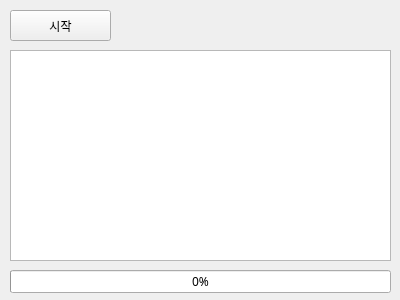
<?xml version="1.0" encoding="UTF-8"?>
<ui version="4.0">
 <class>Form</class>
 <widget class="QWidget" name="Form">
  <property name="geometry">
   <rect>
    <x>0</x>
    <y>0</y>
    <width>400</width>
    <height>300</height>
   </rect>
  </property>
  <property name="font">
   <font>
    <family>맑은 고딕</family>
   </font>
  </property>
  <property name="windowTitle">
   <string>Form</string>
  </property>
  <widget class="QPushButton" name="btnStart">
   <property name="geometry">
    <rect>
     <x>10</x>
     <y>10</y>
     <width>101</width>
     <height>31</height>
    </rect>
   </property>
   <property name="text">
    <string>시작</string>
   </property>
  </widget>
  <widget class="QProgressBar" name="pgbTask">
   <property name="geometry">
    <rect>
     <x>10</x>
     <y>270</y>
     <width>381</width>
     <height>23</height>
    </rect>
   </property>
   <property name="value">
    <number>0</number>
   </property>
  </widget>
  <widget class="QTextBrowser" name="txbLog">
   <property name="geometry">
    <rect>
     <x>10</x>
     <y>50</y>
     <width>381</width>
     <height>211</height>
    </rect>
   </property>
  </widget>
 </widget>
 <resources/>
 <connections/>
</ui>
